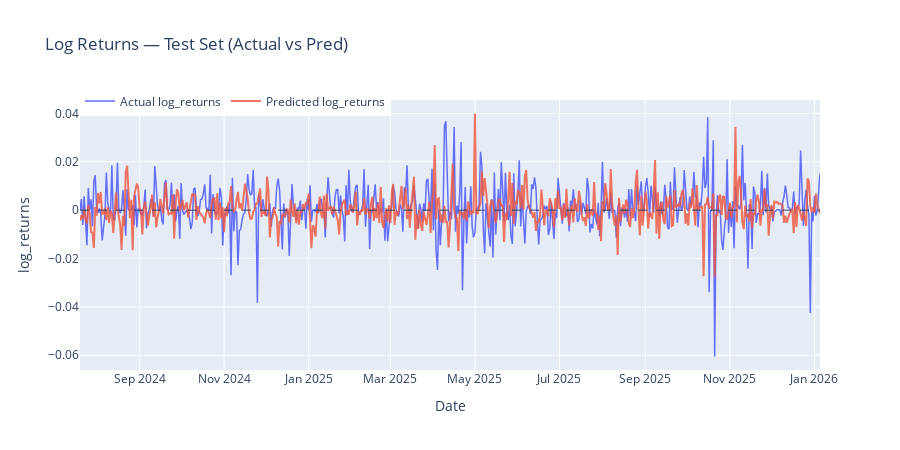

Here is the notebook cell this chart was saved with:
### Code cell
import plotly.graph_objects as go
import numpy as np

# ===== predict =====
# Giả định predict trả về numpy array
y_pred_norm, y_true_norm = predict(test_loader)

# ===== THAY ĐỔI: Inverse transform bằng Class =====
# Thay vì: y_pred = y_pred_norm * y_std + y_mu
# Ta dùng:
y_pred = scaler_y.decode(y_pred_norm)
y_true = scaler_y.decode(y_true_norm)

# Nếu predict trả về list hoặc tensor, đảm bảo convert sang numpy trước khi decode
# y_pred = scaler_y.decode(np.array(y_pred_norm)) 


# ===== map dates (Giữ nguyên) =====
all_target_idx = np.arange(lookback, len(df))
test_target_idx = all_target_idx[split:]
dates_test = df["date"].iloc[test_target_idx].reset_index(drop=True)


# =========================
# =========================
fig = go.Figure()

# actual
fig.add_trace(go.Scatter(
    x=dates_test,
    y=y_true.flatten(), # flatten() để đảm bảo mảng là 1D cho plotly vẽ đẹp
    mode="lines",
    name="Actual log_returns",
    line=dict(width=1.5)
))

# predicted
fig.add_trace(go.Scatter(
    x=dates_test,
    y=y_pred.flatten(), # flatten() tương tự
    mode="lines",
    name="Predicted log_returns",
    opacity=0.8
))

# zero line
fig.add_hline(y=0, line_width=1, line_dash="dash")


# ===== layout tuning =====
fig.update_layout(
    title="Log Returns — Test Set (Actual vs Pred)",
    xaxis_title="Date",
    yaxis_title="log_returns",
    hovermode="x unified",
    height=450,
    legend=dict(orientation="h", y=1.05)
)

fig.show()

### Figure 1 — Plotly figure (JSON) as saved in the notebook; plotly's stock layout.template omitted (floating-point values rounded to 4 significant figures; data arrays with more than 128 entries replaced by an {"elided": "..."} marker saying what was removed)
{"data": [{"line": {"width": 1.5}, "mode": "lines", "name": "Actual log_returns", "type": "scatter", "x": {"elided": "535 str values"}, "y": {"elided": "535 float values"}}, {"mode": "lines", "name": "Predicted log_returns", "opacity": 0.8, "type": "scatter", "x": {"elided": "535 str values"}, "y": {"elided": "535 float values"}}], "layout": {"height": 450, "hovermode": "x unified", "legend": {"orientation": "h", "y": 1.05}, "shapes": [{"line": {"dash": "dash", "width": 1}, "type": "line", "x0": 0, "x1": 1, "xref": "x domain", "y0": 0, "y1": 0, "yref": "y"}], "title": {"text": "Log Returns — Test Set (Actual vs Pred)"}, "xaxis": {"title": {"text": "Date"}}, "yaxis": {"title": {"text": "log_returns"}}}}
